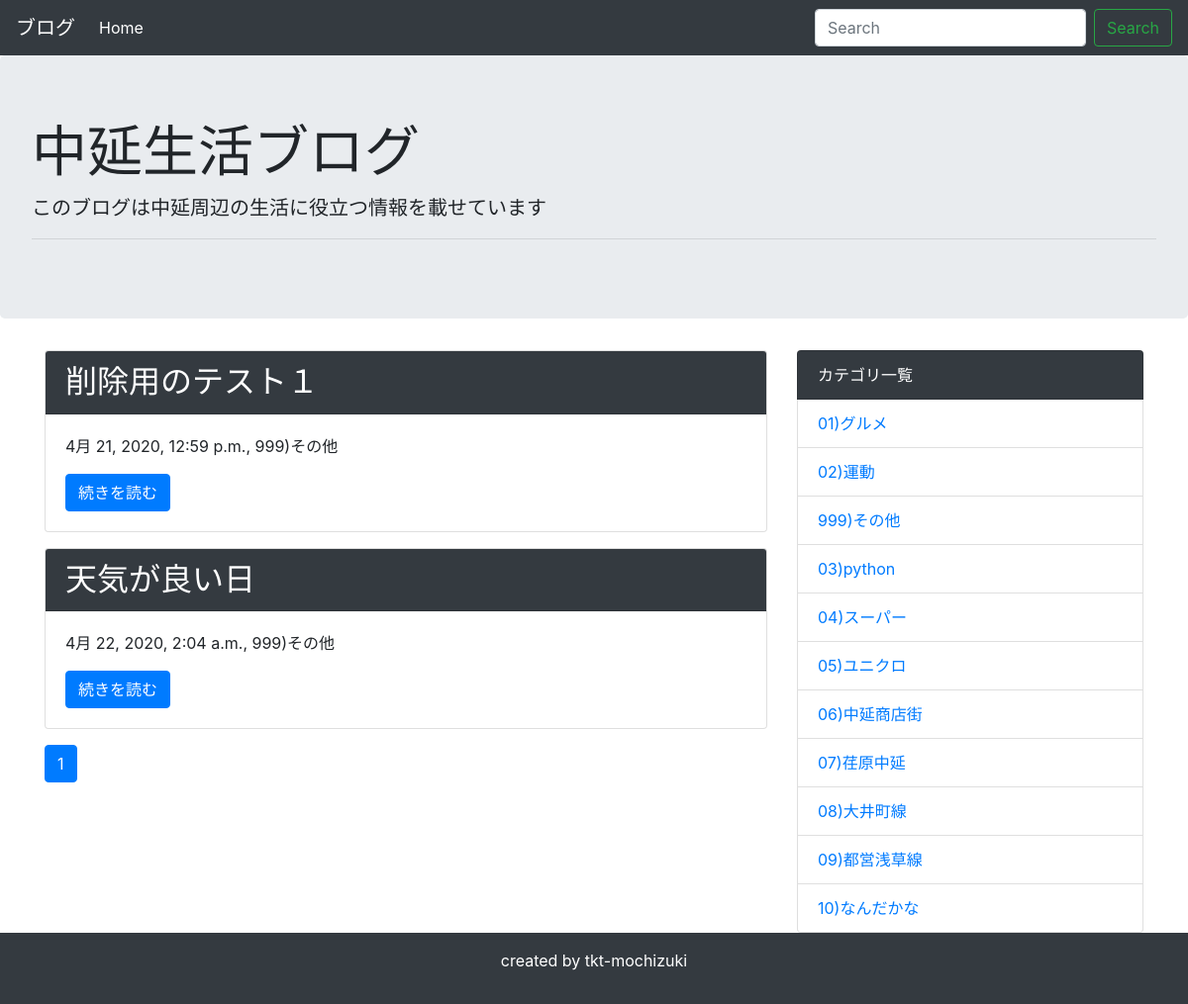
Screenshot of /category/3/ with the database file from the repository.
### blog/models.py (models this page shows, shortened)
class Post(models.Model):
    title = models.CharField('タイトル', max_length=100)
    text = models.TextField('本文')
    created_at = models.DateTimeField('作成日',default=timezone.now)
    category = models.ForeignKey(
        Category, verbose_name = 'カテゴリ', on_delete = models.PROTECT
    )

class Category(models.Model):
    name = models.CharField('カテゴリー名', max_length=200)
    created_at = models.DateTimeField('作成日',default=timezone.now)
    def __str__(self):
        return self.name

### blog/views.py (the view)
# urls.py: path('category/<int:pk>/', views.CategoryView.as_view(), name='category'),
class CategoryView(generic.ListView):
    template_name = 'blog/post_list.html'
    model = Post
    paginate_by = 10 # 追加
    def get_queryset(self):
        category = get_object_or_404(Category, pk=self.kwargs['pk'])
        queryset = Post.objects.order_by('created_at').filter(category=category)
        return queryset

### blog/context_processors.py (called while the page is built)
def common(request):
    context = {
        'category_list':Category.objects.all(),
    }
    return context

### blog/templatetags/mytag.py (called while the page is built)
@register.simple_tag
def url_replace(request, field, value):
    url_dict = request.GET.copy()
    url_dict[field] = value
    return url_dict.urlencode()

### blog/templates/blog/post_list.html
{% extends 'blog/base.html' %}
{% block content %}
{% for post in post_list %}
<div class="card mb-3">
    <h2 class="card-header bg-dark text-white">{{ post.title }}</h2>
    <div class="card-body">
      <p>{{ post.created_at }}, {{ post.category }}</p>
      <a href="{% url 'blog:detail' post.pk %}" class="btn btn-primary">続きを読む</a>
    </div>
</div>
{% endfor %}
{% include 'blog/pagination.html' %}
{% endblock %}

### blog/templates/blog/base.html (shortened to what this page needs)
<!doctype html>
<html lang="ja">
  <head>
    <link rel="stylesheet" href="https://stackpath.bootstrapcdn.com/bootstrap/4.4.1/css/bootstrap.min.css">
  </head>
  <body>
    <nav class="navbar navbar-expand-lg navbar-dark bg-dark">
      <a class="navbar-brand" href="#">ブログ</a>
      <div class="collapse navbar-collapse" id="navbarSupportedContent">
        <ul class="navbar-nav mr-auto">
          <li class="nav-item active">
            <a class="nav-link" href="{% url 'blog:index' %}">Home</a>
          </li>
        </ul>
        <form class="form-inline my-2 my-lg-0" method="GET" action="{% url 'blog:index' %}">
          <input class="form-control mr-sm-2" type="text" placeholder="Search" aria-label="Search" name="keyword">
          <button class="btn btn-outline-success my-2 my-sm-0" type="submit">Search</button>
        </form>
      </div>
    </nav>
    <div class="jumbotron">
      <h1 class="display-4">中延生活ブログ</h1>
      <p class="lead">このブログは中延周辺の生活に役立つ情報を載せています</p>
      <hr class="my-2">
    </div>
    <div class="container">
      <div class="row">
          <div class="col-md-8">
              {% block content %}
              {% endblock %}
          </div>
          <div class="col-md-4">
              <ul class="list-group">
                  <li class="list-group-item bg-dark text-white">カテゴリ一覧</li>
                  {% for category in category_list %}
                  <li class="list-group-item"><a href="{% url 'blog:category' category.pk %}">{{ category }}</a></li>
                  {% endfor %}
              </ul>
          </div>
      </div>
    </div>
    <footer class="bg-dark text-white text-center py-3">
        <p>created by tkt-mochizuki</p>
    </footer>
  </body>
</html>

### rows the page displays
Post: title "削除用のテスト１", created_at "4月 21, 2020, 12:59 p.m.", category "999)その他"
Post: title "天気が良い日", created_at "4月 22, 2020, 2:04 a.m.", category "999)その他"
Category: name "01)グルメ"
Category: name "02)運動"
Category: name "999)その他"
Category: name "03)python"
Category: name "04)スーパー"
Category: name "05)ユニクロ"
Category: name "06)中延商店街"
Category: name "07)荏原中延"
Category: name "08)大井町線"
Category: name "09)都営浅草線"
Category: name "10)なんだかな"

### other values shown
{{ link_page }} "1"
